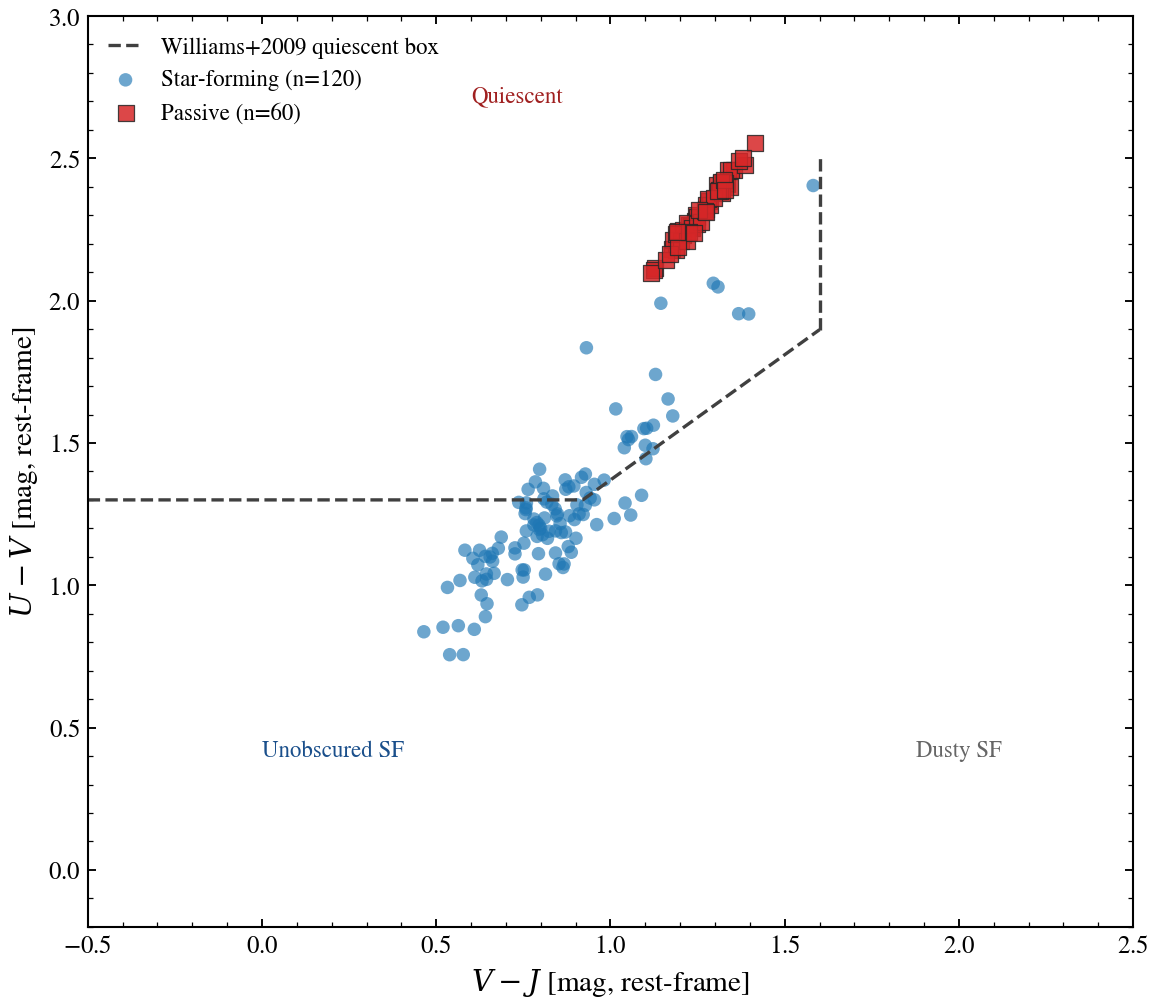

Reproduce this figure in Python.
"""
UVJ diagram: rest-frame colors separate star-forming from quiescent
===================================================================

Rest-frame U−V vs V−J colors separate star-forming from quiescent galaxies.
The Williams+2009 quiescent wedge marks the boundary between dusty
star-forming and passive systems.

Reference: Williams et al. 2009, ApJ, 691, 1879; Wuyts et al. 2007, ApJ, 655.
"""

import os

os.environ["TF_CPP_MIN_LOG_LEVEL"] = "2"  # suppress XLA/PjRt C++ INFO+WARNING logs

import warnings

import jax
import matplotlib.pyplot as plt
import numpy as np

import tengri
from tengri.plot import setup_style

setup_style()
warnings.filterwarnings("ignore", message=".*BakedInBackend.*")


def _color(flux: np.ndarray) -> tuple[float, float]:
    """Return (U-V, V-J) AB-magnitude colors from f_nu."""
    f_u, f_v, f_j = float(flux[0]), float(flux[1]), float(flux[2])
    if f_u <= 0 or f_v <= 0 or f_j <= 0:
        return np.nan, np.nan
    uv = -2.5 * np.log10(f_u / f_v)
    vj = -2.5 * np.log10(f_v / f_j)
    return uv, vj


def _sample_population(model, spec, n: int, seed: int) -> np.ndarray:
    """Draw n galaxy parameter samples and compute UVJ colors."""
    out = np.full((n, 2), np.nan)
    for i in range(n):
        params = spec.sample(jax.random.fold_in(jax.random.PRNGKey(seed), i))
        flux = np.asarray(model.predict_photometry(params))
        out[i] = _color(flux)
    return out


ssp = tengri.load_ssp()

# Rest-frame UVJ: Johnson U/V + 2MASS J. z=0.01 keeps colors rest-frame
# (1% shift) while avoiding D_L → 0 singularity at z=0.
obs = tengri.Observation(
    photometry=tengri.Photometry.from_names(["johnson_u", "johnson_v", "2mass_j"]),
)

# Star-forming population: ongoing SF, modest dust, broad SFH
sf_model = tengri.SEDModel.build(
    ssp,
    observation=obs,
    sfh={
        "type": "tsnorm",
        "all_params": tengri.Fixed(tengri.DEFAULT),
        "log_total_mass": 10.0,
        "peak_lbt_frac": tengri.Uniform(0.0366, 0.2932),
        "width_gyr": tengri.Uniform(1.0, 4.0),
        "skew": tengri.Uniform(-0.5, 1.0),
        "trunc": tengri.Uniform(2.0, 6.0),
        "logzsol": tengri.Uniform(-0.5, 0.2),
    },
    dust_attenuation={
        "law": "power_law",
        "type": "two_component",
        "all_params": tengri.Fixed(tengri.DEFAULT),
        "tau_bc": tengri.Uniform(0.1, 1.5),
        "tau_diff": tengri.Uniform(0.1, 1.0),
        "slope": -0.7,
    },
    redshift=tengri.Fixed(0.01),
)

# Passive population: old assembly, narrow burst, minimal dust
passive_model = tengri.SEDModel.build(
    ssp,
    observation=obs,
    sfh={
        "type": "tsnorm",
        "all_params": tengri.Fixed(tengri.DEFAULT),
        "log_total_mass": 10.0,
        "peak_lbt_frac": tengri.Uniform(0.5131, 0.8062),
        "width_gyr": tengri.Uniform(0.5, 1.5),
        "skew": tengri.Uniform(-1.5, 0.0),
        "trunc": tengri.Uniform(1.5, 3.0),
        "logzsol": tengri.Uniform(-0.2, 0.3),
    },
    dust_attenuation={
        "law": "power_law",
        "type": "two_component",
        "all_params": tengri.Fixed(tengri.DEFAULT),
        "tau_bc": tengri.Uniform(0.0, 0.15),
        "tau_diff": tengri.Uniform(0.0, 0.1),
        "slope": -0.7,
    },
    redshift=tengri.Fixed(0.01),
)

sf_uvj = _sample_population(sf_model, sf_model.spec, n=120, seed=0)
passive_uvj = _sample_population(passive_model, passive_model.spec, n=60, seed=1)

# --- Plot ---
fig, ax = plt.subplots(figsize=(8, 7))

# Williams+2009 quiescent wedge (z<1): (U-V)>1.3, (V-J)<1.6, (U-V)>0.88*(V-J)+0.49
vj_grid = np.linspace(-0.5, 1.6, 100)
uv_diag = 0.88 * vj_grid + 0.49
ax.plot(
    vj_grid,
    np.maximum(uv_diag, 1.3),
    color="0.25",
    lw=1.6,
    ls="--",
    label="Williams+2009 quiescent box",
)
ax.plot([1.6, 1.6], [0.88 * 1.6 + 0.49, 2.5], color="0.25", lw=1.6, ls="--")

ax.scatter(
    sf_uvj[:, 1],
    sf_uvj[:, 0],
    s=42,
    alpha=0.65,
    edgecolor="none",
    color="#1f77b4",
    label=f"Star-forming (n={(~np.isnan(sf_uvj[:, 0])).sum()})",
)
ax.scatter(
    passive_uvj[:, 1],
    passive_uvj[:, 0],
    s=58,
    alpha=0.85,
    marker="s",
    edgecolor="0.15",
    linewidth=0.6,
    color="#d62728",
    label=f"Passive (n={(~np.isnan(passive_uvj[:, 0])).sum()})",
)

ax.set_xlim(-0.5, 2.5)
ax.set_ylim(-0.2, 3.0)
ax.set_xlabel(r"$V - J$ [mag, rest-frame]")
ax.set_ylabel(r"$U - V$ [mag, rest-frame]")
ax.legend(frameon=False, loc="upper left")

# Annotate the regions
ax.text(0.6, 2.7, "Quiescent", fontsize=11, color="#a02020", ha="left")
ax.text(2.0, 0.4, "Dusty SF", fontsize=11, color="#666666", ha="center")
ax.text(0.0, 0.4, "Unobscured SF", fontsize=11, color="#1a4f8b", ha="left")

fig.tight_layout()
plt.savefig("plot_usecase_uvj_diagram.png", dpi=150, bbox_inches="tight")
